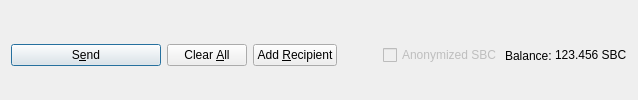
         <widget class="QFrame" name="frame_Send">
          <layout class="QHBoxLayout" name="horizontalLayout">
           <property name="bottomMargin">
            <number>0</number>
           </property>
           <item>
            <widget class="QPushButton" name="sendButton">
             <property name="minimumSize">
              <size>
               <width>150</width>
               <height>0</height>
              </size>
             </property>
             <property name="toolTip">
              <string>Confirm the send action</string>
             </property>
             <property name="text">
              <string>S&amp;end</string>
             </property>
             <property name="icon">
              <iconset resource="../smartblockscoin.qrc">
               <normaloff>:/icons/send</normaloff>:/icons/send</iconset>
             </property>
             <property name="autoDefault">
              <bool>false</bool>
             </property>
             <property name="default">
              <bool>true</bool>
             </property>
            </widget>
           </item>
           <item>
            <widget class="QPushButton" name="clearButton">
             <property name="sizePolicy">
              <sizepolicy hsizetype="Minimum" vsizetype="Fixed">
               <horstretch>0</horstretch>
               <verstretch>0</verstretch>
              </sizepolicy>
             </property>
             <property name="toolTip">
              <string>Clear all fields of the form.</string>
             </property>
             <property name="text">
              <string>Clear &amp;All</string>
             </property>
             <property name="icon">
              <iconset resource="../smartblockscoin.qrc">
               <normaloff>:/icons/remove</normaloff>:/icons/remove</iconset>
             </property>
             <property name="autoDefault">
              <bool>false</bool>
             </property>
            </widget>
           </item>
           <item>
            <widget class="QPushButton" name="addButton">
             <property name="toolTip">
              <string>Send to multiple recipients at once</string>
             </property>
             <property name="text">
              <string>Add &amp;Recipient</string>
             </property>
             <property name="icon">
              <iconset resource="../smartblockscoin.qrc">
               <normaloff>:/icons/add</normaloff>:/icons/add</iconset>
             </property>
             <property name="autoDefault">
              <bool>false</bool>
             </property>
            </widget>
           </item>
           <item>
            <spacer name="horizontalSpacer">
             <property name="orientation">
              <enum>Qt::Horizontal</enum>
             </property>
             <property name="sizeHint" stdset="0">
              <size>
               <width>40</width>
               <height>20</height>
              </size>
             </property>
            </spacer>
           </item>
           <item>
            <layout class="QHBoxLayout" name="horizontalLayout_2">
             <property name="spacing">
              <number>3</number>
             </property>
             <item>
              <widget class="QCheckBox" name="checkzSBC">
               <property name="enabled">
                <bool>false</bool>
               </property>
               <property name="text">
                <string>Anonymized SBC</string>
               </property>
              </widget>
             </item>
             <item>
              <widget class="QLabel" name="label">
               <property name="text">
                <string>Balance:</string>
               </property>
              </widget>
             </item>
             <item>
              <widget class="QLabel" name="labelBalance">
               <property name="sizePolicy">
                <sizepolicy hsizetype="Preferred" vsizetype="Fixed">
                 <horstretch>0</horstretch>
                 <verstretch>0</verstretch>
                </sizepolicy>
               </property>
               <property name="cursor">
                <cursorShape>IBeamCursor</cursorShape>
               </property>
               <property name="text">
                <string notr="true">123.456 SBC</string>
               </property>
               <property name="textInteractionFlags">
                <set>Qt::LinksAccessibleByMouse|Qt::TextSelectableByKeyboard|Qt::TextSelectableByMouse</set>
               </property>
              </widget>
             </item>
            </layout>
           </item>
          </layout>
         </widget>
